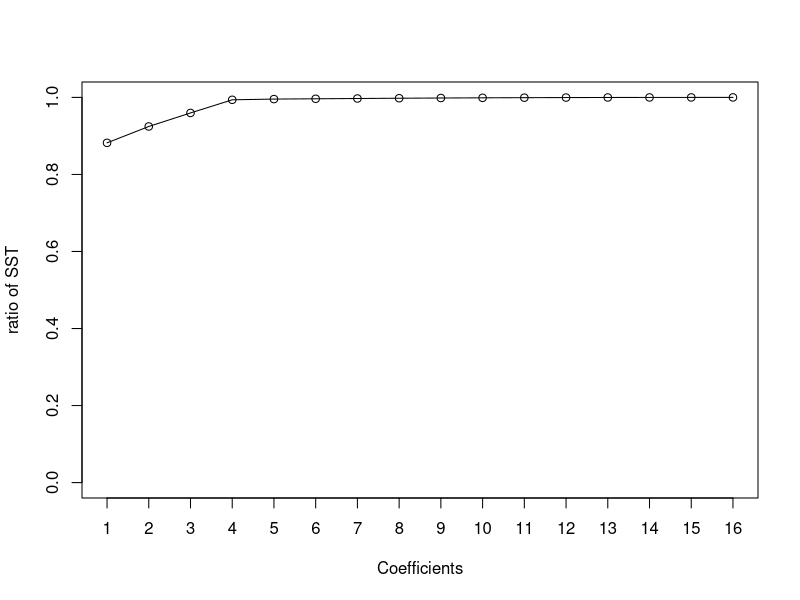

Generate this figure with R:
## ---- chunk 1
stress <- c(24.1,29.2,24.6,20.0,21.9,17.6,14.6,15.3,12.3,16.1,9.3,10.8,17.6,18.8,23.2,14.8,10.3,11.3,14.9,20.4,12.8,10.1,14.4,6.1)
smoking <-c(rep(-1,12), rep(1,12))
fat <- c(rep(-1,6), rep(1,6),rep(-1,6), rep(1,6))
sex <- c(-1,-1,-1,1,1,1,-1,-1,-1,1,1,1,-1,-1,-1,1,1,1,-1,-1,-1,1,1,1)
data.df <- data.frame(stress = stress, smoking = as.factor(smoking), fat=as.factor(fat), sex=as.factor(sex))

X <- model.matrix(stress~smoking*fat*sex, data = data.df)

t(X)%*%X

solve(t(X)%*%X)%*%t(X)%*%matrix(stress,24,1)

lm(stress~smoking*fat*sex, data = data.df)

summary(lm(stress~smoking*fat*sex, data = data.df))
## ---- chunk 2
options(contrasts = c('contr.sum', 'contr.sum'))
response <- c(5.55,4.47,5.19,4.32,10.54,11.56,5.08,5.45,5.12,5.63,6.18,5.24,10.73,10.33,6.53,4.93)
temp <- c(1,-1,1,-1,1,-1,1,-1,1,-1,1,-1,1,-1,1,-1)
preservative <- c(1,1,-1,-1,1,1,-1,-1,1,1,-1,-1,1,1,-1,-1)
moisture <- c(1,1,1,1,-1,-1,-1,-1,1,1,1,1,-1,-1,-1,-1)
acidity <- c(1,1,1,1,1,1,1,1,-1,-1,-1,-1,-1,-1,-1,-1)
granola <- data.frame(response=response, temp=as.factor(temp), preservative = as.factor(preservative), moisture = as.factor(moisture), acidity = as.factor(acidity))
my.lm <- lm(response~preservative*moisture*acidity*temp, data = granola)
summary(my.lm)

## ---- chunk 3
options(contrasts = c('contr.sum', 'contr.sum'))
my.lm <- lm(response~preservative*moisture + preservative*acidity + preservative*temp + moisture * acidity + moisture * temp + acidity*temp, data = granola)
summary(my.lm)

## ---- chunk 4
options(contrasts = c('contr.sum', 'contr.sum'))
my.lm <- lm(response~preservative*moisture*acidity*temp, data = granola)
SST <- sum((response - mean(response))^2)
beta.ss.ratio <-(16*(my.lm$coefficients)^2)/SST
terms <- c('intercept', attributes(my.lm$terms)$term.labels)
results <- cbind(terms, as.numeric(beta.ss.ratio))
results <- results[order(results[,2], decreasing = TRUE),]
csum <- cumsum(results[,2])
plot(1:16, csum/csum[16], type = 'o', xlab = 'Coefficients', ylab = 'ratio of SST', xaxt = 'n', ylim = c(0,1))
axis(1, at = 1:16)
results[,1]
n <- length(granola$response)

X <- model.matrix(response~moisture+preservative + preservative*moisture, data = granola)
X.r <- X[,-2]
hat.beta <- solve(t(X.r)%*%X.r)%*%t(X.r)%*%matrix(granola$response,n,1)

hat.sigma2 <- sum((granola$response - X.r %*%hat.beta)^2)/(n-ncol(X.r))
hat.sigma2

## ---- chunk 5
options(contrasts = c('contr.sum', 'contr.sum'))
response <- c(5.55,4.47,5.19,4.32,10.54,11.56,5.08,5.45,5.12,5.63,6.18,5.24,10.73,10.33,6.53,4.93)
temp <- c(1,-1,1,-1,1,-1,1,-1,1,-1,1,-1,1,-1,1,-1)
preservative <- c(1,1,-1,-1,1,1,-1,-1,1,1,-1,-1,1,1,-1,-1)
moisture <- c(1,1,1,1,-1,-1,-1,-1,1,1,1,1,-1,-1,-1,-1)
acidity <- c(1,1,1,1,1,1,1,1,-1,-1,-1,-1,-1,-1,-1,-1)
granola <- data.frame(response=response, temp=as.factor(temp), preservative = as.factor(preservative), moisture = as.factor(moisture), acidity = as.factor(acidity))
my.lm <- lm(response~preservative*moisture*acidity*temp, data = granola)

round(2*(1-pt(abs(my.lm$coefficients)/sqrt(0.101),3)),4)



